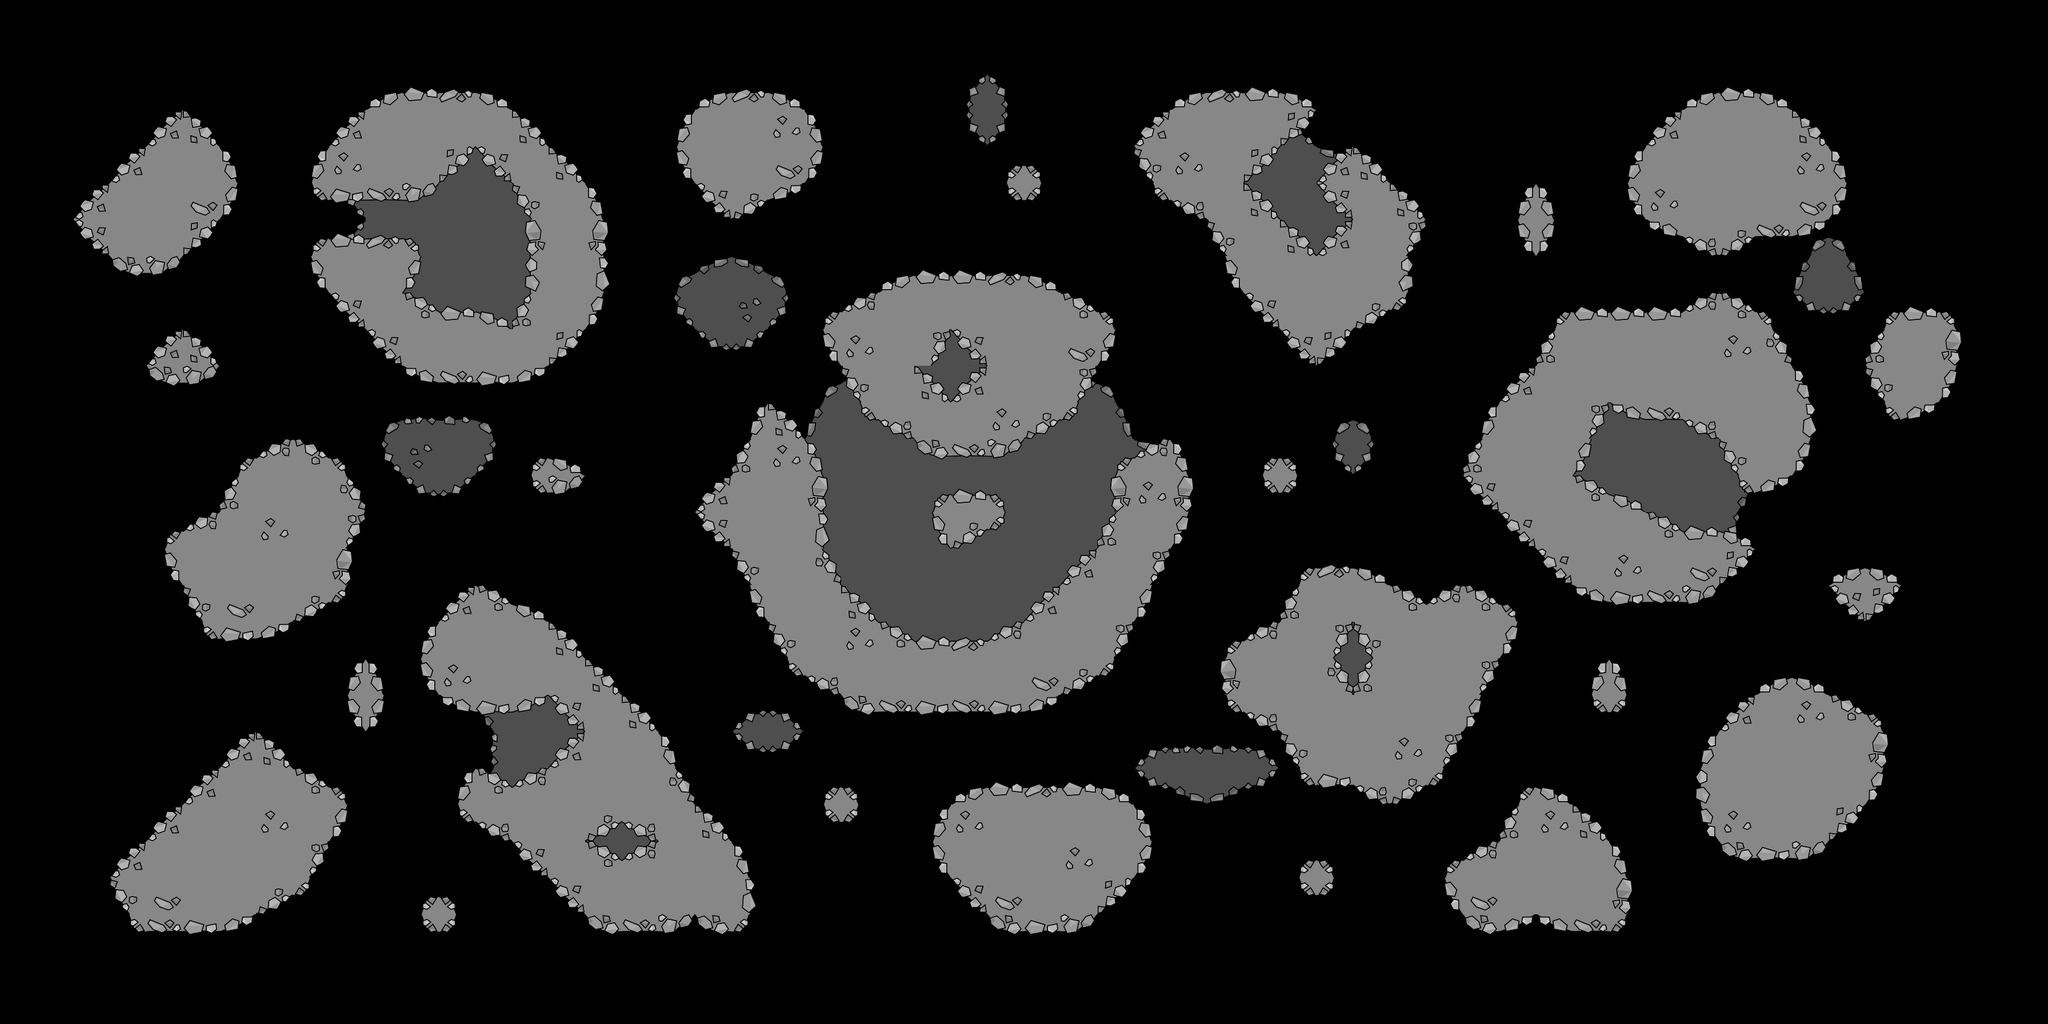

Below is a game level as drawn by its tile map, then a one-line description and the .tmx that defines it (tile-layer data replaced by summaries):
An orthogonal 56x28 tile map with 64x64 px tiles, 2 tile layers (tilebg, tile) and 21 objects (wp_p_05, sp_p_05, sp_p_00, sp_p_01, sp_p_02, ...).

<map version="1.0" orientation="orthogonal" width="56" height="28" tilewidth="64" tileheight="64">
 <tileset firstgid="1" source="t64Moon_new.tsx" />
 <layer name="tilebg" width="56" height="28">
  <data>[1568 cells, 174 non-empty, 23 distinct tile ids]</data>
 </layer>
 <layer name="tile" width="56" height="28">
  <data>[1568 cells, 620 non-empty, 38 distinct tile ids]</data>
 </layer>
 <objectgroup name="objects" width="56" height="28">
  <object name="wp_p_05" x="1672" y="1100">
   <properties>
    <property name="weapon" value="flame,m93ba,smaw,machete,shotgun" />
   </properties>
  </object>
  <object name="sp_p_05" x="448" y="1196" />
  <object name="sp_p_00" x="1826" y="1310" />
  <object name="sp_p_01" x="3128" y="1102" width="20" height="22" />
  <object name="sp_p_02" x="3240" y="144" />
  <object name="sp_p_03" x="478" y="160" />
  <object name="wp_p_03" x="758" y="134" width="22" height="20">
   <properties>
    <property name="weapon" value="m16,riot,phasr" />
   </properties>
  </object>
  <object name="wp_p_00" x="816" y="532">
   <properties>
    <property name="weapon" value="fragnade,m14,phasr,gasnade,proxynade" />
   </properties>
  </object>
  <object name="wp_p_04" x="1316" y="148">
   <properties>
    <property name="weapon" value="fragnade,gasnade,m14,phasr" />
   </properties>
  </object>
  <object name="wp_p_01" x="896" y="1352">
   <properties>
    <property name="weapon" value="ak47,healthpack,phasr" />
   </properties>
  </object>
  <object name="sp_p_07" x="1694" y="162" />
  <object name="wp_p_07" x="2304" y="408">
   <properties>
    <property name="weapon" value="riot,phasr,m16" />
   </properties>
  </object>
  <object name="wp_p_08" x="2978" y="914">
   <properties>
    <property name="weapon" value="ak47,healthpack,phasr" />
   </properties>
  </object>
  <object name="wp_p_09" x="2854" y="520">
   <properties>
    <property name="weapon" value="fragnade,gasnade,m14,phasr,proxynade" />
   </properties>
  </object>
  <object name="wp_p_10" x="2336" y="975">
   <properties>
    <property name="weapon" value="ak47,healthpack,phasr" />
   </properties>
  </object>
  <object name="wp_p_11" x="1765" y="1353">
   <properties>
    <property name="weapon" value="riot,healthpack,mp5,proxynade" />
   </properties>
  </object>
  <object name="wp_p_15" x="1680" y="852">
   <properties>
    <property name="weapon" value="fragnade,gasnade,healthpack" />
   </properties>
  </object>
  <object name="" x="1300" y="926" height="10" />
  <object name="wp_p_16" x="2830" y="1454">
   <properties>
    <property name="weapon" value="gasnade,fragnade,proxynade" />
   </properties>
  </object>
  <object name="wp_p_17" x="238" y="1456">
   <properties>
    <property name="weapon" value="gasnade,fragnade,proxynade" />
   </properties>
  </object>
  <object name="" x="3072" y="1664" />
 </objectgroup>
</map>
